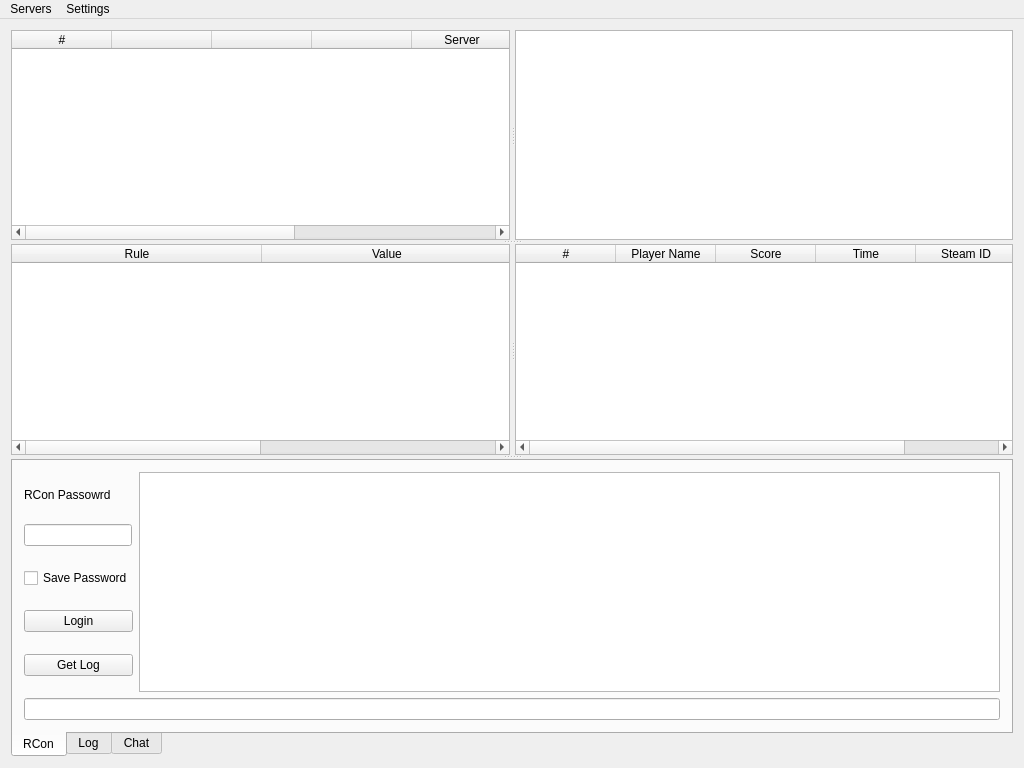
<?xml version="1.0" encoding="UTF-8"?>
<ui version="4.0">
 <class>MainWindow</class>
 <widget class="QMainWindow" name="MainWindow">
  <property name="windowModality">
   <enum>Qt::NonModal</enum>
  </property>
  <property name="geometry">
   <rect>
    <x>0</x>
    <y>0</y>
    <width>1024</width>
    <height>768</height>
   </rect>
  </property>
  <property name="minimumSize">
   <size>
    <width>1024</width>
    <height>768</height>
   </size>
  </property>
  <property name="windowTitle">
   <string>MainWindow</string>
  </property>
  <property name="toolButtonStyle">
   <enum>Qt::ToolButtonIconOnly</enum>
  </property>
  <widget class="QWidget" name="centralWidget">
   <layout class="QGridLayout" name="gridLayout_4">
    <item row="0" column="0">
     <widget class="QSplitter" name="splitter">
      <property name="orientation">
       <enum>Qt::Vertical</enum>
      </property>
      <widget class="QSplitter" name="browserSplitter">
       <property name="sizePolicy">
        <sizepolicy hsizetype="Expanding" vsizetype="Preferred">
         <horstretch>0</horstretch>
         <verstretch>0</verstretch>
        </sizepolicy>
       </property>
       <property name="frameShape">
        <enum>QFrame::NoFrame</enum>
       </property>
       <property name="frameShadow">
        <enum>QFrame::Plain</enum>
       </property>
       <property name="orientation">
        <enum>Qt::Horizontal</enum>
       </property>
       <property name="handleWidth">
        <number>5</number>
       </property>
       <widget class="QTableWidget" name="browserTable">
        <property name="enabled">
         <bool>true</bool>
        </property>
        <property name="layoutDirection">
         <enum>Qt::LeftToRight</enum>
        </property>
        <property name="frameShape">
         <enum>QFrame::StyledPanel</enum>
        </property>
        <property name="frameShadow">
         <enum>QFrame::Sunken</enum>
        </property>
        <property name="editTriggers">
         <set>QAbstractItemView::NoEditTriggers</set>
        </property>
        <property name="showDropIndicator" stdset="0">
         <bool>false</bool>
        </property>
        <property name="dragEnabled">
         <bool>false</bool>
        </property>
        <property name="dragDropOverwriteMode">
         <bool>false</bool>
        </property>
        <property name="dragDropMode">
         <enum>QAbstractItemView::NoDragDrop</enum>
        </property>
        <property name="defaultDropAction">
         <enum>Qt::IgnoreAction</enum>
        </property>
        <property name="alternatingRowColors">
         <bool>false</bool>
        </property>
        <property name="selectionMode">
         <enum>QAbstractItemView::SingleSelection</enum>
        </property>
        <property name="selectionBehavior">
         <enum>QAbstractItemView::SelectRows</enum>
        </property>
        <property name="iconSize">
         <size>
          <width>0</width>
          <height>0</height>
         </size>
        </property>
        <property name="showGrid">
         <bool>false</bool>
        </property>
        <property name="sortingEnabled">
         <bool>true</bool>
        </property>
        <property name="wordWrap">
         <bool>false</bool>
        </property>
        <property name="columnCount">
         <number>7</number>
        </property>
        <attribute name="horizontalHeaderHighlightSections">
         <bool>false</bool>
        </attribute>
        <attribute name="horizontalHeaderStretchLastSection">
         <bool>false</bool>
        </attribute>
        <attribute name="verticalHeaderVisible">
         <bool>false</bool>
        </attribute>
        <attribute name="verticalHeaderDefaultSectionSize">
         <number>20</number>
        </attribute>
        <attribute name="verticalHeaderHighlightSections">
         <bool>false</bool>
        </attribute>
        <attribute name="verticalHeaderMinimumSectionSize">
         <number>20</number>
        </attribute>
        <column>
         <property name="text">
          <string>#</string>
         </property>
        </column>
        <column>
         <property name="text">
          <string/>
         </property>
        </column>
        <column>
         <property name="text">
          <string/>
         </property>
        </column>
        <column>
         <property name="text">
          <string/>
         </property>
        </column>
        <column>
         <property name="text">
          <string>Server</string>
         </property>
        </column>
        <column>
         <property name="text">
          <string>Map</string>
         </property>
        </column>
        <column>
         <property name="text">
          <string>Players</string>
         </property>
        </column>
       </widget>
       <widget class="QTableWidget" name="infoTable">
        <property name="enabled">
         <bool>true</bool>
        </property>
        <property name="sizePolicy">
         <sizepolicy hsizetype="Expanding" vsizetype="Expanding">
          <horstretch>0</horstretch>
          <verstretch>0</verstretch>
         </sizepolicy>
        </property>
        <property name="focusPolicy">
         <enum>Qt::NoFocus</enum>
        </property>
        <property name="layoutDirection">
         <enum>Qt::LeftToRight</enum>
        </property>
        <property name="showDropIndicator" stdset="0">
         <bool>false</bool>
        </property>
        <property name="alternatingRowColors">
         <bool>true</bool>
        </property>
        <property name="showGrid">
         <bool>false</bool>
        </property>
        <attribute name="horizontalHeaderVisible">
         <bool>false</bool>
        </attribute>
        <attribute name="horizontalHeaderShowSortIndicator" stdset="0">
         <bool>false</bool>
        </attribute>
        <attribute name="horizontalHeaderStretchLastSection">
         <bool>true</bool>
        </attribute>
        <attribute name="verticalHeaderVisible">
         <bool>false</bool>
        </attribute>
        <column>
         <property name="text">
          <string>New Column</string>
         </property>
        </column>
        <column>
         <property name="text">
          <string>Value</string>
         </property>
        </column>
       </widget>
      </widget>
      <widget class="QSplitter" name="rulesSplitter">
       <property name="baseSize">
        <size>
         <width>0</width>
         <height>250</height>
        </size>
       </property>
       <property name="orientation">
        <enum>Qt::Horizontal</enum>
       </property>
       <property name="handleWidth">
        <number>5</number>
       </property>
       <widget class="QTableWidget" name="rulesTable">
        <property name="editTriggers">
         <set>QAbstractItemView::NoEditTriggers</set>
        </property>
        <property name="showDropIndicator" stdset="0">
         <bool>false</bool>
        </property>
        <property name="dragDropOverwriteMode">
         <bool>false</bool>
        </property>
        <property name="selectionMode">
         <enum>QAbstractItemView::SingleSelection</enum>
        </property>
        <property name="selectionBehavior">
         <enum>QAbstractItemView::SelectRows</enum>
        </property>
        <property name="showGrid">
         <bool>false</bool>
        </property>
        <property name="sortingEnabled">
         <bool>true</bool>
        </property>
        <property name="wordWrap">
         <bool>false</bool>
        </property>
        <attribute name="horizontalHeaderDefaultSectionSize">
         <number>250</number>
        </attribute>
        <attribute name="horizontalHeaderHighlightSections">
         <bool>false</bool>
        </attribute>
        <attribute name="verticalHeaderVisible">
         <bool>false</bool>
        </attribute>
        <attribute name="verticalHeaderDefaultSectionSize">
         <number>20</number>
        </attribute>
        <attribute name="verticalHeaderHighlightSections">
         <bool>false</bool>
        </attribute>
        <attribute name="verticalHeaderMinimumSectionSize">
         <number>20</number>
        </attribute>
        <column>
         <property name="text">
          <string>Rule</string>
         </property>
        </column>
        <column>
         <property name="text">
          <string>Value</string>
         </property>
        </column>
       </widget>
       <widget class="QTableWidget" name="playerTable">
        <property name="minimumSize">
         <size>
          <width>100</width>
          <height>100</height>
         </size>
        </property>
        <property name="baseSize">
         <size>
          <width>0</width>
          <height>0</height>
         </size>
        </property>
        <property name="editTriggers">
         <set>QAbstractItemView::NoEditTriggers</set>
        </property>
        <property name="showDropIndicator" stdset="0">
         <bool>false</bool>
        </property>
        <property name="dragDropOverwriteMode">
         <bool>false</bool>
        </property>
        <property name="alternatingRowColors">
         <bool>false</bool>
        </property>
        <property name="selectionMode">
         <enum>QAbstractItemView::SingleSelection</enum>
        </property>
        <property name="selectionBehavior">
         <enum>QAbstractItemView::SelectRows</enum>
        </property>
        <property name="showGrid">
         <bool>false</bool>
        </property>
        <property name="sortingEnabled">
         <bool>true</bool>
        </property>
        <property name="wordWrap">
         <bool>false</bool>
        </property>
        <property name="columnCount">
         <number>5</number>
        </property>
        <attribute name="horizontalHeaderHighlightSections">
         <bool>false</bool>
        </attribute>
        <attribute name="horizontalHeaderStretchLastSection">
         <bool>false</bool>
        </attribute>
        <attribute name="verticalHeaderVisible">
         <bool>false</bool>
        </attribute>
        <attribute name="verticalHeaderDefaultSectionSize">
         <number>20</number>
        </attribute>
        <attribute name="verticalHeaderHighlightSections">
         <bool>false</bool>
        </attribute>
        <attribute name="verticalHeaderMinimumSectionSize">
         <number>20</number>
        </attribute>
        <column>
         <property name="text">
          <string>#</string>
         </property>
        </column>
        <column>
         <property name="text">
          <string>Player Name</string>
         </property>
        </column>
        <column>
         <property name="text">
          <string>Score</string>
         </property>
        </column>
        <column>
         <property name="text">
          <string>Time</string>
         </property>
        </column>
        <column>
         <property name="text">
          <string>Steam ID</string>
         </property>
        </column>
       </widget>
      </widget>
      <widget class="QTabWidget" name="tabWidget">
       <property name="enabled">
        <bool>true</bool>
       </property>
       <property name="tabPosition">
        <enum>QTabWidget::South</enum>
       </property>
       <property name="currentIndex">
        <number>0</number>
       </property>
       <widget class="QWidget" name="rconTab">
        <property name="enabled">
         <bool>true</bool>
        </property>
        <attribute name="title">
         <string>RCon</string>
        </attribute>
        <layout class="QGridLayout" name="gridLayout_2">
         <item row="0" column="0">
          <layout class="QVBoxLayout" name="rconLayout">
           <item>
            <layout class="QHBoxLayout" name="rconTopLayout">
             <item>
              <layout class="QVBoxLayout" name="rconLeft">
               <item>
                <widget class="QLabel" name="rconLabel">
                 <property name="enabled">
                  <bool>true</bool>
                 </property>
                 <property name="sizePolicy">
                  <sizepolicy hsizetype="Fixed" vsizetype="Fixed">
                   <horstretch>0</horstretch>
                   <verstretch>0</verstretch>
                  </sizepolicy>
                 </property>
                 <property name="baseSize">
                  <size>
                   <width>300</width>
                   <height>20</height>
                  </size>
                 </property>
                 <property name="text">
                  <string>RCon Passowrd</string>
                 </property>
                </widget>
               </item>
               <item>
                <widget class="QLineEdit" name="rconPassword">
                 <property name="enabled">
                  <bool>true</bool>
                 </property>
                 <property name="sizePolicy">
                  <sizepolicy hsizetype="Fixed" vsizetype="Fixed">
                   <horstretch>0</horstretch>
                   <verstretch>0</verstretch>
                  </sizepolicy>
                 </property>
                 <property name="baseSize">
                  <size>
                   <width>300</width>
                   <height>20</height>
                  </size>
                 </property>
                 <property name="echoMode">
                  <enum>QLineEdit::Password</enum>
                 </property>
                </widget>
               </item>
               <item>
                <widget class="QCheckBox" name="rconSave">
                 <property name="enabled">
                  <bool>true</bool>
                 </property>
                 <property name="sizePolicy">
                  <sizepolicy hsizetype="Fixed" vsizetype="Fixed">
                   <horstretch>0</horstretch>
                   <verstretch>0</verstretch>
                  </sizepolicy>
                 </property>
                 <property name="text">
                  <string>Save Password</string>
                 </property>
                </widget>
               </item>
               <item>
                <widget class="QPushButton" name="rconLogin">
                 <property name="enabled">
                  <bool>true</bool>
                 </property>
                 <property name="text">
                  <string>Login</string>
                 </property>
                </widget>
               </item>
               <item>
                <widget class="QPushButton" name="logGetLog">
                 <property name="text">
                  <string>Get Log</string>
                 </property>
                </widget>
               </item>
              </layout>
             </item>
             <item>
              <widget class="QPlainTextEdit" name="commandOutput">
               <property name="enabled">
                <bool>true</bool>
               </property>
               <property name="undoRedoEnabled">
                <bool>false</bool>
               </property>
               <property name="readOnly">
                <bool>true</bool>
               </property>
              </widget>
             </item>
            </layout>
           </item>
          </layout>
         </item>
         <item row="1" column="0">
          <widget class="QLineEdit" name="commandText">
           <property name="enabled">
            <bool>true</bool>
           </property>
          </widget>
         </item>
        </layout>
       </widget>
       <widget class="QWidget" name="logTab">
        <attribute name="title">
         <string>Log</string>
        </attribute>
        <layout class="QGridLayout" name="gridLayout_3">
         <item row="0" column="0">
          <widget class="QPlainTextEdit" name="logOutput">
           <property name="enabled">
            <bool>true</bool>
           </property>
           <property name="undoRedoEnabled">
            <bool>false</bool>
           </property>
           <property name="readOnly">
            <bool>true</bool>
           </property>
          </widget>
         </item>
        </layout>
       </widget>
       <widget class="QWidget" name="chatTab">
        <attribute name="title">
         <string>Chat</string>
        </attribute>
        <layout class="QGridLayout" name="gridLayout">
         <item row="1" column="0">
          <widget class="QLineEdit" name="sendChat"/>
         </item>
         <item row="0" column="0">
          <widget class="QTextEdit" name="chatOutput"/>
         </item>
        </layout>
       </widget>
      </widget>
     </widget>
    </item>
   </layout>
  </widget>
  <widget class="QMenuBar" name="menuBar">
   <property name="enabled">
    <bool>true</bool>
   </property>
   <property name="geometry">
    <rect>
     <x>0</x>
     <y>0</y>
     <width>1024</width>
     <height>21</height>
    </rect>
   </property>
   <property name="defaultUp">
    <bool>false</bool>
   </property>
   <property name="nativeMenuBar">
    <bool>true</bool>
   </property>
   <widget class="QMenu" name="menuFile">
    <property name="enabled">
     <bool>true</bool>
    </property>
    <property name="title">
     <string>Servers</string>
    </property>
    <addaction name="actionAdd_Server"/>
   </widget>
   <widget class="QMenu" name="menuSettings">
    <property name="title">
     <string>Settings</string>
    </property>
    <addaction name="actionDark_Theme"/>
    <addaction name="actionSet_Log_Port"/>
    <addaction name="actionAbout"/>
   </widget>
   <addaction name="menuFile"/>
   <addaction name="menuSettings"/>
  </widget>
  <action name="actionAdd_Server">
   <property name="checkable">
    <bool>false</bool>
   </property>
   <property name="text">
    <string>Add Server</string>
   </property>
  </action>
  <action name="actionDark_Theme">
   <property name="checkable">
    <bool>true</bool>
   </property>
   <property name="text">
    <string>Dark Theme</string>
   </property>
   <property name="iconVisibleInMenu">
    <bool>true</bool>
   </property>
  </action>
  <action name="actionSet_Log_Port">
   <property name="text">
    <string>Set Log Port</string>
   </property>
  </action>
  <action name="actionAbout">
   <property name="text">
    <string>About</string>
   </property>
  </action>
 </widget>
 <layoutdefault spacing="6" margin="11"/>
 <resources/>
 <connections/>
</ui>
